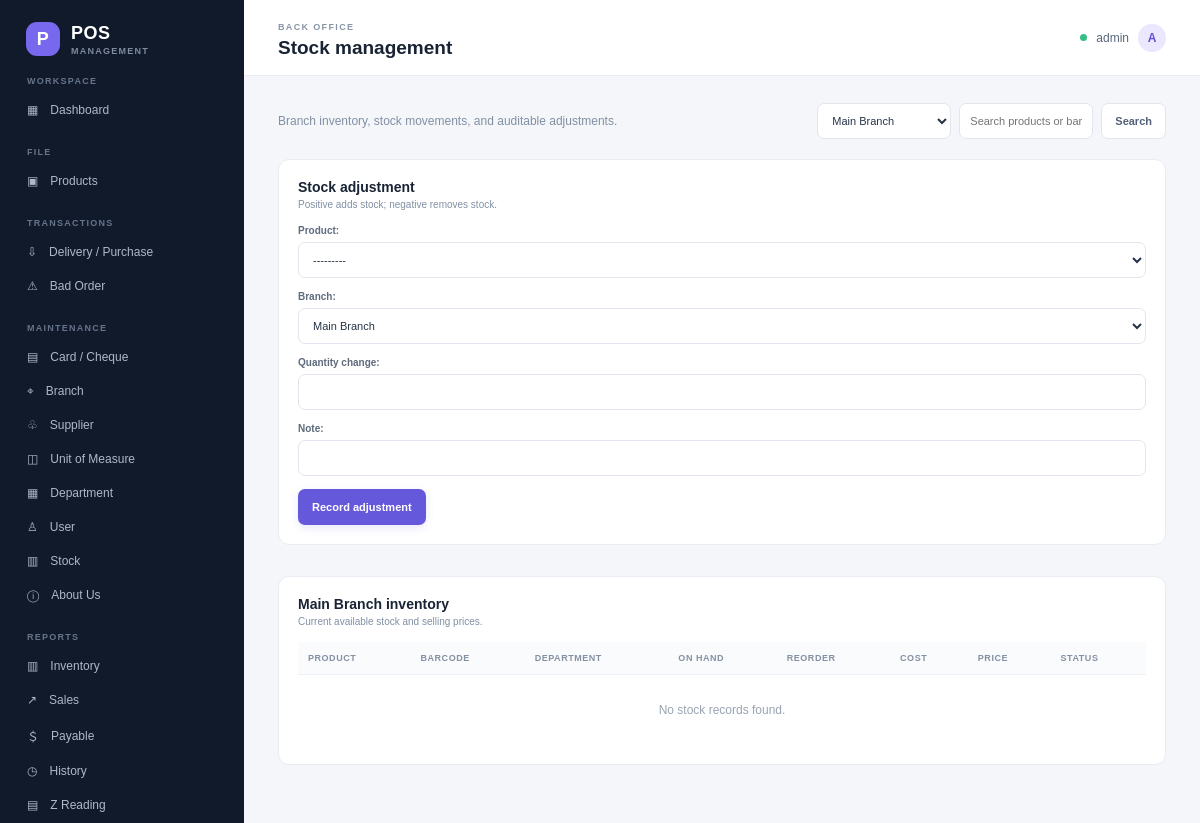
Page /backoffice/stock/ (signed in) on the committed database.
### pos/models.py (models this page shows)
class User(AbstractUser):
    class Role(models.TextChoices):
        ADMIN = "ADMIN", "Admin"
        CASHIER = "CASHIER", "Cashier"
    role = models.CharField(max_length=10, choices=Role.choices, default=Role.CASHIER)
    branch = models.ForeignKey(Branch, null=True, blank=True, on_delete=models.SET_NULL, related_name="users")
    full_name = models.CharField(max_length=160, blank=True)
    objects = POSUserManager()
    @property
    def display_name(self):
        return self.full_name or self.get_full_name() or self.username

class Branch(models.Model):
    name = models.CharField(max_length=120, unique=True)
    code = models.CharField(max_length=20, unique=True)
    address = models.TextField(blank=True)
    contact = models.CharField(max_length=60, blank=True)
    active = models.BooleanField(default=True)
    def __str__(self):
        return self.name

### pos/views.py (the view, shortened to what this page needs)
# urls.py: path("backoffice/stock/", views.stock, name="stock"),
@admin_required
def stock(request):
    branch = active_branch_for(request)
    form = StockAdjustmentForm(request.POST or None, initial={"branch": branch})
    rows = Inventory.objects.filter(branch=branch).select_related("product", "product__department", "product__unit").order_by("product__name")
    query = request.GET.get("q", "")
    if query:
        rows = rows.filter(Q(product__name__icontains=query) | Q(product__code__icontains=query) | Q(product__barcode__icontains=query))
    return render(request, "pos/stock.html", {"rows": rows, "form": form, "branch": branch, "branches": Branch.objects.filter(active=True), "query": query})

### pos/forms.py
class StockAdjustmentForm(forms.Form):
    product = forms.ModelChoiceField(queryset=Product.objects.filter(active=True))
    branch = forms.ModelChoiceField(queryset=Branch.objects.filter(active=True))
    quantity_change = forms.DecimalField(max_digits=12, decimal_places=3)
    note = forms.CharField(max_length=240)
    def __init__(self, *args, **kwargs):
        super().__init__(*args, **kwargs)
        for field in self.fields.values():
            field.widget.attrs["class"] = "input"
        self.fields["branch"].queryset = Branch.objects.filter(active=True)

### pos/views.py (called while the page is built)
def role_required(role):
    def decorator(view_func):
        @wraps(view_func)
        def wrapped(request, *args, **kwargs):
            if not request.user.is_authenticated:
                return redirect("login")
            if request.user.role != role:
                messages.error(request, "You do not have permission to access that page.")
                return redirect("cashier" if request.user.role == User.Role.CASHIER else "backoffice")
            return view_func(request, *args, **kwargs)
        return wrapped
    return decorator

def active_branch_for(request):
    if request.user.role == User.Role.CASHIER:
        branch = Branch.objects.filter(pk=request.user.branch_id, active=True).first()
    else:
        raw_branch_id = request.GET.get("branch") or request.POST.get("branch")
        try:
            branch_id = int(raw_branch_id) if raw_branch_id else None
        except ValueError:
            branch_id = None
            messages.error(request, "Choose a valid branch.")
        branch = Branch.objects.filter(pk=branch_id, active=True).first() if branch_id else None
        branch = branch or Branch.objects.filter(active=True).first()
    if branch is None:
        raise Http404("An active branch must be configured for this account.")
    return branch

### templates/pos/stock.html (shortened to what this page needs)
{% extends "pos/base.html" %}
{% block page_heading %}Stock management{% endblock %}
{% block content %}
<div class="page-intro"><p class="muted">Branch inventory, stock movements, and auditable adjustments.</p><form method="get" class="search-bar compact-search"><select class="input" name="branch" onchange="this.form.submit()">{% for option in branches %}<option value="{{ option.id }}" {% if option.id == branch.id %}selected{% endif %}>{{ option.name }}</option>{% endfor %}</select><input class="input" name="q" value="{{ query }}" placeholder="Search products or barcode"><button class="button secondary">Search</button></form></div>
<div class="split-layout">
 <section class="panel form-panel"><div class="panel-heading"><div><h2>Stock adjustment</h2><p>Positive adds stock; negative removes stock.</p></div></div>
 <form method="post"><div class="field">{{ form.product.label_tag }}{{ form.product }}</div><div class="field">{{ form.branch.label_tag }}{{ form.branch }}</div><div class="field">{{ form.quantity_change.label_tag }}{{ form.quantity_change }}</div><div class="field">{{ form.note.label_tag }}{{ form.note }}</div><button class="button primary" type="submit">Record adjustment</button></form></section>
 <section class="panel list-panel"><div class="panel-heading"><div><h2>{{ branch.name }} inventory</h2><p>Current available stock and selling prices.</p></div></div><div class="table-wrap"><table><thead><tr><th>Product</th><th>Barcode</th><th>Department</th><th>On hand</th><th>Reorder</th><th>Cost</th><th>Price</th><th>Status</th></tr></thead><tbody>{% for row in rows %}<tr><td><strong>{{ row.product.name }}</strong><small class="table-sub">{{ row.product.code }}</small></td><td>{{ row.product.barcode|default:"—" }}</td><td>{{ row.product.department|default:"—" }}</td><td>{{ row.quantity|floatformat:3 }}</td><td>{{ row.product.reorder_level }}</td><td>₱{{ row.product.cost_price|floatformat:2 }}</td><td>₱{{ row.product.selling_price|floatformat:2 }}</td><td><span class="badge {% if row.stock_status == 'IN STOCK' %}success{% elif row.stock_status == 'LOW STOCK' %}warning{% else %}danger{% endif %}">{{ row.stock_status }}</span></td></tr>{% empty %}<tr><td colspan="8" class="empty-state">No stock records found.</td></tr>{% endfor %}</tbody></table></div></section>
</div>
{% endblock %}

### templates/pos/base.html (shortened to what this page needs)
{% load static %}
<!doctype html>
<html lang="en">
<head>
  <link rel="stylesheet" href="{% static 'pos/app.css' %}">
  <link rel="stylesheet" href="{% static 'pos/confirm.css' %}">
</head>
<body class="{% if user.is_authenticated and user.role == 'CASHIER' %}cashier-shell{% endif %}">
{% if user.is_authenticated %}
<div class="layout">
  <aside class="sidebar">
    <a class="brand" href="{% url 'dashboard' %}"><span class="brand-icon">P</span><span>POS<span class="brand-sub">MANAGEMENT</span></span></a>
    <div class="nav-caption">WORKSPACE</div>
    {% if user.role == "ADMIN" %}
      <a class="nav-link" href="{% url 'backoffice' %}">▦ <span>Dashboard</span></a>
      <div class="nav-caption">FILE</div>
      <a class="nav-link" href="{% url 'master' 'products' %}">▣ <span>Products</span></a>
      <div class="nav-caption">TRANSACTIONS</div>
      <a class="nav-link" href="{% url 'purchases' %}">⇩ <span>Delivery / Purchase</span></a>
      <a class="nav-link" href="{% url 'bad_orders' %}">⚠ <span>Bad Order</span></a>
      <div class="nav-caption">MAINTENANCE</div>
      <a class="nav-link" href="{% url 'master' 'payments' %}">▤ <span>Card / Cheque</span></a>
      <a class="nav-link" href="{% url 'master' 'branches' %}">⌖ <span>Branch</span></a>
      <a class="nav-link" href="{% url 'master' 'suppliers' %}">♧ <span>Supplier</span></a>
      <a class="nav-link" href="{% url 'master' 'units' %}">◫ <span>Unit of Measure</span></a>
      <a class="nav-link" href="{% url 'master' 'departments' %}">▦ <span>Department</span></a>
      <a class="nav-link" href="{% url 'master' 'users' %}">♙ <span>User</span></a>
      <a class="nav-link" href="{% url 'stock' %}">▥ <span>Stock</span></a>
      <a class="nav-link" href="{% url 'master' 'company' %}">ⓘ <span>About Us</span></a>
      <div class="nav-caption">REPORTS</div>
      <a class="nav-link" href="{% url 'report' 'inventory' %}">▥ <span>Inventory</span></a>
      <a class="nav-link" href="{% url 'report' 'sales' %}">↗ <span>Sales</span></a>
      <a class="nav-link" href="{% url 'report' 'payables' %}">＄ <span>Payable</span></a>
      <a class="nav-link" href="{% url 'report' 'history' %}">◷ <span>History</span></a>
      <a class="nav-link" href="{% url 'report' 'zreadings' %}">▤ <span>Z Reading</span></a>
    {% else %}
      <a class="nav-link" href="{% url 'cashier' %}">▦ <span>Cashiering</span></a>
      <a class="nav-link" href="{% url 'cashier_zreading' %}">▤ <span>Z Reading</span></a>
    {% endif %}
  </aside>
  <main class="main">
    <header class="topbar"><div><span class="eyebrow">{% if user.role == "ADMIN" %}BACK OFFICE{% else %}CASHIERING{% endif %}</span><h1>{% block page_heading %}Dashboard{% endblock %}</h1></div><div class="top-user"><span class="status-dot"></span>{{ user.display_name }}<span class="avatar small">{{ user.display_name|first|upper }}</span></div></header>
    <section class="content">
      {% block content %}{% endblock %}
    </section>
  </main>
</div>
{% else %}
  {% for message in messages %}<div class="alert {{ message.tags }} login-alert">{{ message }}</div>{% endfor %}
  {% block anonymous_content %}{% endblock %}
{% endif %}
</body>
</html>

### static/pos/app.css (style rules this page uses)
:root { font-family:"DM Sans",Arial,sans-serif;color:#182333;background:#f4f6fa;font-synthesis:none;text-rendering:optimizeLegibility;--ink:#182333;--muted:#8190a3;--line:#e8edf3;--purple:#6558db;--nav:#111a2b;--surface:#fff }
* { box-sizing:border-box }
body { margin:0;background:#f4f6fa;color:var(--ink);font-size:14px }
a { color:inherit;text-decoration:none }
button,input,select,textarea { font:inherit }
.layout { min-height:100vh }
.sidebar { position:fixed;inset:0 auto 0 0;width:244px;background:var(--nav);color:#aeb8c8;padding:22px 14px;display:flex;flex-direction:column;overflow-y:auto;z-index:3 }
.brand { height:52px;display:flex;align-items:center;gap:11px;padding:0 12px;color:white;font:800 18px Manrope,sans-serif;letter-spacing:.03em }
.brand-icon { height:34px;width:34px;border-radius:11px;display:inline-grid;place-items:center;background:#7768ed;color:#fff;font:800 18px Manrope,sans-serif }
.brand-sub { display:block;color:#7f8ba0;font:600 9px "DM Sans",sans-serif;letter-spacing:.14em;margin-top:2px }
.nav-caption { font-size:9px;letter-spacing:.14em;color:#66748a;font-weight:700;padding:20px 13px 7px }
.nav-link { display:flex;align-items:center;gap:12px;padding:10px 13px;border-radius:8px;font-size:12px;font-weight:500;transition:.15s }
.nav-link span { white-space:nowrap }
.avatar { display:inline-grid;place-items:center;background:#eae7ff;color:#6052d6;width:31px;height:31px;border-radius:50%;font-weight:700 }
.avatar.small { width:28px;height:28px }
.main { margin-left:244px;min-height:100vh }
.topbar { height:76px;background:#fff;border-bottom:1px solid var(--line);display:flex;align-items:center;justify-content:space-between;padding:0 34px;position:sticky;top:0;z-index:2 }
.topbar h1 { font:700 19px Manrope,sans-serif;margin:4px 0 0 }
.eyebrow { color:#8a96a8;font-size:9px;font-weight:700;letter-spacing:.15em }
.top-user { display:flex;align-items:center;gap:9px;font-size:12px;color:#59677a }
.status-dot { width:7px;height:7px;border-radius:50%;background:#36bd84 }
.content { padding:27px 34px 42px;max-width:1700px;margin:auto }
.page-intro { display:flex;justify-content:space-between;align-items:center;gap:15px;margin:0 0 20px }
.page-intro p { margin:0 }
.muted { color:var(--muted);font-size:12px }
.panel { background:white;border:1px solid var(--line);border-radius:11px;padding:19px;margin-bottom:16px;min-width:0 }
.panel-heading { display:flex;justify-content:space-between;align-items:center;gap:12px;margin-bottom:15px }
.panel-heading h2 { font:700 14px Manrope,sans-serif;margin:0 0 4px }
.panel-heading p { font-size:10px;color:var(--muted);margin:0 }
.empty-state { text-align:center;color:#99a4b2;padding:28px!important;font-size:12px }
.button { height:36px;border-radius:7px;display:inline-flex;align-items:center;justify-content:center;gap:9px;padding:0 13px;border:1px solid transparent;cursor:pointer;font-size:11px;font-weight:600;white-space:nowrap }
.button.primary { background:#6558db;color:white;box-shadow:0 3px 8px #6558db24 }
.button.secondary { background:white;border-color:#e1e6ee;color:#536176 }
.input { width:100%;min-width:0;min-height:36px;padding:8px 10px;border:1px solid #e1e6ee;border-radius:7px;background:white;color:#263448;outline:none;font-size:11px }
.field { margin-bottom:13px }
.field label,.login-form label { display:block;font-size:10px;color:#5e6b7d;font-weight:600;margin:0 0 6px }
.inline-form,.search-bar,.filter-bar { display:flex;align-items:center;gap:8px }
.search-bar { margin-bottom:13px;max-width:600px }
.search-bar .input { flex:1 }
.compact-search { margin:0 }
.table-wrap { width:100%;overflow:auto }
table { width:100%;border-collapse:collapse;font-size:11px;text-align:left;white-space:nowrap }
th { font-size:9px;color:#8491a2;text-transform:uppercase;letter-spacing:.06em;font-weight:700;background:#fafbfc }
th,td { padding:11px 10px;border-bottom:1px solid #edf0f4 }
tbody tr:last-child td { border-bottom:0 }
td { color:#405064 }
.split-layout { display:grid;grid-template-columns:minmax(250px,.72fr) minmax(0,1.7fr);gap:15px;align-items:start }
.form-panel { position:sticky;top:96px }
.list-panel { min-width:0 }
@media (max-width:1200px) { .split-layout { grid-template-columns:1fr } }
@media (max-width:1200px) { .form-panel { position:static } }

### rows in the picture
User: display_name "admin", display_name|first "A"
Branch: name "Main Branch"

### other values in the picture
form field branch "Main Branch"
